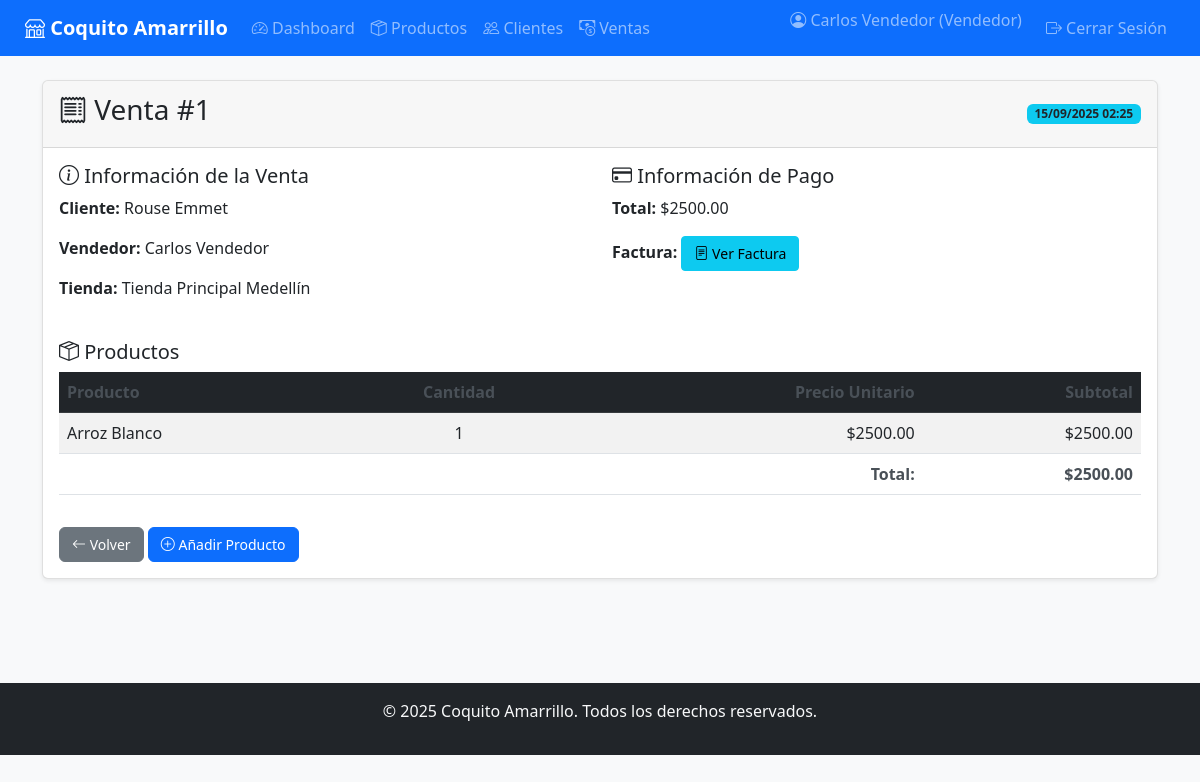
The app's page /sales/1 (signed in) with its own data.
### app/models/user.py (models this page shows, shortened)
class User(UserMixin, db.Model):
    __tablename__ = 'usuarios'
    id_usuario = db.Column(db.Integer, primary_key=True)
    nombre = db.Column(db.String(100), nullable=False)
    email = db.Column(db.String(100), nullable=False, unique=True)
    _password_hash = db.Column('password', db.String(255), nullable=False)
    rol_id = db.Column(db.Integer, db.ForeignKey('roles.id_rol'), nullable=False)
    activo = db.Column(db.Boolean, default=True)  # Campo para soft delete
    fecha_eliminacion = db.Column(db.DateTime)    # Fecha de desactivación
    fecha_registro = db.Column(db.DateTime)
    rol = relationship('Role', back_populates='usuarios')
    empleado_asociado = relationship('Staff', back_populates='usuario', uselist=False)
    @property
    def password(self):
        raise AttributeError('La contraseña no es legible')
    @password.setter
    def password(self, raw_password):
        self.validate_password_strength(raw_password)
        self._password_hash = bcrypt.generate_password_hash(raw_password).decode('utf-8')

### app/models/role.py (models this page shows, shortened)
class Role(db.Model):
    __tablename__ = 'roles'
    id_rol = db.Column(db.Integer, primary_key=True)
    nombre = db.Column(db.String(50), nullable=False, unique=True)
    descripcion = db.Column(db.String(150))
    activo = db.Column(db.Boolean, default=True)
    fecha_eliminacion = db.Column(db.DateTime)
    usuarios = relationship('User', back_populates='rol', cascade='save-update, merge')

### app/models/sale.py (models this page shows, shortened)
class Sale(db.Model):
    __tablename__ = 'ventas'
    id_venta = db.Column(db.Integer, primary_key=True)
    fecha = db.Column(db.DateTime, nullable=False, default=datetime.utcnow)
    total = db.Column(db.Numeric(10, 2), nullable=False, default=0)
    estado = db.Column(db.String(20), nullable=False, default='activa')  # activa | anulada
    activo = db.Column(db.Boolean, default=True, nullable=False)
    cliente_id = db.Column(db.Integer, db.ForeignKey('clientes.id_cliente'), nullable=False)
    empleado_id = db.Column(db.Integer, db.ForeignKey('personal.id_empleado'), nullable=False)
    tienda_id = db.Column(db.Integer, db.ForeignKey('tiendas.id_tienda'), nullable=False)
    cliente = relationship('Client', back_populates='ventas')
    empleado = relationship('Staff', back_populates='ventas')
    tienda = relationship('Store', back_populates='ventas')
    factura = relationship('Invoice', back_populates='venta', uselist=False)
    productos = relationship('SaleProduct', back_populates='venta')

### app/models/client.py (models this page shows, shortened)
class Client(db.Model):
    __tablename__ = 'clientes'
    id_cliente = db.Column(db.Integer, primary_key=True)
    nombre = db.Column(db.String(100), nullable=False)
    direccion = db.Column(db.String(150))
    telefono = db.Column(db.String(50))
    ciudad_id = db.Column(db.Integer, db.ForeignKey('ciudades.id_ciudad'))
    activo = db.Column(db.Boolean, default=True)
    fecha_eliminacion = db.Column(db.DateTime)
    ciudad = relationship('City', back_populates='clientes')
    ventas = relationship('Sale', back_populates='cliente')
    ordenes = relationship('ClientOrder', back_populates='cliente')

### app/models/staff.py (models this page shows, shortened)
class Staff(db.Model):
    __tablename__ = 'personal'
    id_empleado = db.Column(db.Integer, primary_key=True)
    nombre = db.Column(db.String(100), nullable=False)
    cargo = db.Column(db.String(100))
    salario = db.Column(db.Numeric(10, 2))
    ciudad_id = db.Column(db.Integer, db.ForeignKey('ciudades.id_ciudad'))
    tienda_id = db.Column(db.Integer, db.ForeignKey('tiendas.id_tienda'))
    usuario_id = db.Column(db.Integer, db.ForeignKey('usuarios.id_usuario'))
    proveedor_id = db.Column(db.Integer, db.ForeignKey('proveedores.id_proveedor'))
    activo = db.Column(db.Boolean, default=True)
    fecha_eliminacion = db.Column(db.DateTime)
    ciudad = relationship('City', back_populates='personal')
    tienda = relationship('Store', back_populates='personal')
    usuario = relationship('User', back_populates='empleado_asociado', uselist=False)
    proveedor = relationship('Supplier', back_populates='empleados', uselist=False)
    ventas = relationship('Sale', back_populates='empleado')

### app/models/store.py (models this page shows, shortened)
class Store(db.Model):
    __tablename__ = 'tiendas'
    id_tienda = db.Column(db.Integer, primary_key=True)
    nombre = db.Column(db.String(100), nullable=False)
    direccion = db.Column(db.String(150))
    ciudad_id = db.Column(db.Integer, db.ForeignKey('ciudades.id_ciudad'), nullable=False)
    activo = db.Column(db.Boolean, default=True)
    fecha_eliminacion = db.Column(db.DateTime)
    ciudad = relationship('City', back_populates='tiendas')
    personal = relationship('Staff', back_populates='tienda')
    ventas = relationship('Sale', back_populates='tienda')

### app/models/sale_product.py (models this page shows, shortened)
class SaleProduct(db.Model):
    __tablename__ = 'venta_producto'
    id_venta = db.Column(db.Integer, db.ForeignKey('ventas.id_venta'), primary_key=True)
    id_producto = db.Column(db.Integer, db.ForeignKey('productos.id_producto'), primary_key=True)
    cantidad = db.Column(db.Integer, nullable=False)
    precio_unitario = db.Column(db.Numeric(10, 2), nullable=False)  # precio en el momento de la venta
    activo = db.Column(db.Boolean, default=True, nullable=False)
    venta = relationship('Sale', back_populates='productos')
    producto = relationship('Product', back_populates='ventas')
    def subtotal(self):
        return float(self.cantidad) * float(self.precio_unitario)

### app/models/product.py (models this page shows, shortened)
class Product(db.Model):
    __tablename__ = 'productos'
    id_producto = db.Column(db.Integer, primary_key=True)
    nombre = db.Column(db.String(100), nullable=False)
    categoria = db.Column(db.String(100), nullable=False)
    descripcion = db.Column(db.Text)
    precio = db.Column(db.Numeric(10, 2), nullable=False)
    stock = db.Column(db.Integer, default=0)
    proveedor_id = db.Column(db.Integer, db.ForeignKey('proveedores.id_proveedor'))
    activo = db.Column(db.Boolean, default=True)  # Campo para soft delete
    fecha_eliminacion = db.Column(db.DateTime)    # Fecha de desactivación
    proveedor = relationship('Supplier', back_populates='productos')
    ventas = relationship('SaleProduct', back_populates='producto')
    ordenes_cliente = relationship('ClientOrderProduct', back_populates='producto')
    ordenes_proveedor = relationship('SupplierOrderProduct', back_populates='producto')

### app/routes/sales.py (the view)
@sales_bp.route('/<int:sale_id>')
@login_required
@seller_required
def view_sale(sale_id):
    venta = Sale.query.get_or_404(sale_id)
    return render_template('sales/detail.html', venta=venta)

### app/__init__.py (called while the page is built)
@login_manager.user_loader
def load_user(user_id):
    from app.models import User
    return User.query.get(int(user_id))

### app/templates/sales/detail.html (shortened to what this page needs)
{% extends "base.html" %}
{% block content %}
<div class="container">
    <div class="row">
        <div class="col-md-12">
            <div class="card shadow-sm">
                <div class="card-header d-flex justify-content-between align-items-center">
                    <h3><i class="bi bi-receipt"></i> Venta #{{ venta.id_venta }}</h3>
                    <span class="badge bg-info text-dark">
                        {{ venta.fecha.strftime('%d/%m/%Y %H:%M') }}
                    </span>
                </div>
                <div class="card-body">
                    <div class="row mb-4">
                        <div class="col-md-6">
                            <h5><i class="bi bi-info-circle"></i> Información de la Venta</h5>
                            <p><strong>Cliente:</strong> {{ venta.cliente.nombre if venta.cliente else 'N/A' }}</p>
                            <p><strong>Vendedor:</strong> {{ venta.empleado.nombre if venta.empleado else 'N/A' }}</p>
                            <p><strong>Tienda:</strong> {{ venta.tienda.nombre if venta.tienda else 'N/A' }}</p>
                        </div>
                        <div class="col-md-6">
                            <h5><i class="bi bi-credit-card"></i> Información de Pago</h5>
                            <p><strong>Total:</strong> ${{ "%.2f"|format(venta.total) }}</p>
                            <p><strong>Factura:</strong>
                                {% if venta.factura %}
                                    <a href="{{ url_for('sales.view_invoice', sale_id=venta.id_venta) }}"
                                       class="btn btn-sm btn-info">
                                        <i class="bi bi-file-text"></i> Ver Factura
                                    </a>
                                {% else %}
                                    <span class="badge bg-warning text-dark">No generada</span>
                                    <a href="{{ url_for('sales.create_invoice', sale_id=venta.id_venta) }}"
                                       class="btn btn-sm btn-success">
                                        <i class="bi bi-plus-circle"></i> Crear Factura
                                    </a>
                                {% endif %}
                            </p>
                        </div>
                    </div>
                    <h5><i class="bi bi-box-seam"></i> Productos</h5>
                    <div class="table-responsive">
                        <table class="table table-striped align-middle">
                            <thead class="table-dark">
                                <tr>
                                    <th>Producto</th>
                                    <th class="text-center">Cantidad</th>
                                    <th class="text-end">Precio Unitario</th>
                                    <th class="text-end">Subtotal</th>
                                </tr>
                            </thead>
                            <tbody>
                                {% for producto_venta in venta.productos %}
                                <tr>
                                    <td>{{ producto_venta.producto.nombre }}</td>
                                    <td class="text-center">{{ producto_venta.cantidad }}</td>
                                    <td class="text-end">${{ "%.2f"|format(producto_venta.precio_unitario) }}</td>
                                    <td class="text-end">${{ "%.2f"|format(producto_venta.subtotal()) }}</td>
                                </tr>
                                {% endfor %}
                            </tbody>
                            <tfoot>
                                <tr>
                                    <th colspan="3" class="text-end">Total:</th>
                                    <th class="text-end">${{ "%.2f"|format(venta.total) }}</th>
                                </tr>
                            </tfoot>
                        </table>
                    </div>
                    <div class="mt-3">
                        <a href="{{ url_for('sales.list_sales') }}" class="btn btn-secondary">
                            <i class="bi bi-arrow-left"></i> Volver
                        </a>
                        <a href="{{ url_for('sales.add_product_to_sale', sale_id=venta.id_venta) }}"
                           class="btn btn-primary">
                            <i class="bi bi-plus-circle"></i> Añadir Producto
                        </a>
                    </div>
                </div>
            </div>
        </div>
    </div>
</div>
{% endblock %}

### app/templates/base.html (shortened to what this page needs)
<!DOCTYPE html>
<html lang="es">
<head>
    <link href="https://cdn.jsdelivr.net/npm/bootstrap@5.3.0/dist/css/bootstrap.min.css" rel="stylesheet">
    <link rel="stylesheet" href="https://cdn.jsdelivr.net/npm/bootstrap-icons@1.10.0/font/bootstrap-icons.css">
    <link rel="stylesheet" href="https://cdnjs.cloudflare.com/ajax/libs/font-awesome/6.4.0/css/all.min.css">
    <link rel="stylesheet" href="{{ url_for('static', filename='css/style.css') }}">
</head>
<body>
    <nav class="navbar navbar-expand-lg navbar-dark bg-primary">
        <div class="container-fluid">
            <a class="navbar-brand" href="{{ url_for('dashboard.dashboard') }}">
                <i class="bi bi-shop"></i> Coquito Amarrillo
            </a>
            <div class="collapse navbar-collapse" id="navbarNav">
                <ul class="navbar-nav me-auto">
                    {% if current_user.is_authenticated %}
                    <li class="nav-item">
                        <a class="nav-link" href="{{ url_for('dashboard.dashboard') }}">
                            <i class="bi bi-speedometer2"></i> Dashboard
                        </a>
                    </li>
                    {% if current_user.rol.nombre in ['Administrador', 'Vendedor'] %}
                    <li class="nav-item">
                        <a class="nav-link" href="{{ url_for('products.list_products') }}">
                            <i class="bi bi-box-seam"></i> Productos
                        </a>
                    </li>
                    <li class="nav-item">
                        <a class="nav-link" href="{{ url_for('clients.list_clients') }}">
                            <i class="bi bi-people"></i> Clientes
                        </a>
                    </li>
                    <li class="nav-item">
                        <a class="nav-link" href="{{ url_for('sales.list_sales') }}">
                            <i class="bi bi-cash-coin"></i> Ventas
                        </a>
                    </li>
                    {% endif %}
                    {% endif %}
                </ul>
                <ul class="navbar-nav">
                    {% if current_user.is_authenticated %}
                    <li class="nav-item">
                        <span class="navbar-text me-3">
                            <i class="bi bi-person-circle"></i> {{ current_user.nombre }} ({{ current_user.rol.nombre
                            }})
                        </span>
                    </li>
                    <li class="nav-item">
                        <a class="nav-link" href="{{ url_for('auth.logout') }}">
                            <i class="bi bi-box-arrow-right"></i> Cerrar Sesión
                        </a>
                    </li>
                    {% else %}
                    <li class="nav-item">
                        <a class="nav-link" href="{{ url_for('auth.login') }}">
                            <i class="bi bi-box-arrow-in-right"></i> Iniciar Sesión
                        </a>
                    </li>
                    {% endif %}
                </ul>
            </div>
        </div>
    </nav>
    <div class="container-fluid mt-4">
        <div class="row">
            <main class="col-md-12">
                {% block content %}{% endblock %}
            </main>
        </div>
    </div>
    <footer class="bg-dark text-light text-center py-3 mt-5">
        <div class="container">
            <p>&copy; 2025 Coquito Amarrillo. Todos los derechos reservados.</p>
        </div>
    </footer>
</body>
</html>

### app/static/css/style.css (style rules this page uses)
:root { --primary-color: #0d6efd; --secondary-color: #6c757d; --success-color: #198754; --danger-color: #dc3545; --warning-color: #ffc107; --info-color: #0dcaf0; --breakpoint-sm: 576px; --breakpoint-md: 768px; --breakpoint-lg: 992px; --breakpoint-xl: 1200px; }
body { font-family: 'Segoe UI', Tahoma, Geneva, Verdana, sans-serif; background-color: #f8f9fa; min-height: 100vh; display: flex; flex-direction: column; }
.navbar-brand { font-weight: bold; }
.navbar-nav .nav-link { padding: 0.5rem 0.8rem; }
.container-fluid { padding-left: 15px; padding-right: 15px; }
.card { box-shadow: 0 0.125rem 0.25rem rgba(0, 0, 0, 0.075); border: 1px solid rgba(0, 0, 0, 0.125); margin-bottom: 1.5rem; }
.card-header { background-color: rgba(0, 0, 0, 0.03); border-bottom: 1px solid rgba(0, 0, 0, 0.125); padding: 0.75rem 1rem; }
.table-responsive { overflow-x: auto; -webkit-overflow-scrolling: touch; }
.table th { border-top: none; font-weight: 600; color: #495057; white-space: nowrap; }
.table td { vertical-align: middle; }
.btn { padding: 0.375rem 0.75rem; font-size: 0.875rem; }
@media (min-width: 769px) { .container-fluid { padding-left: 25px; padding-right: 25px; } }
@media (min-width: 769px) { .navbar-nav .nav-link { padding: 0.5rem 1rem; } }
body { display: flex; flex-direction: column; min-height: 100vh; }
main { flex: 1 0 auto; padding-bottom: 2rem; }
footer { flex-shrink: 0; }

### records on screen
User: nombre "Carlos Vendedor"
Role: rol.nombre "Vendedor"
Sale: id_venta "1", fecha "15/09/2025 02:25", total "2500.00"
Client: cliente "Rouse Emmet"
Staff: empleado "Carlos Vendedor"
Store: tienda "Tienda Principal Medellín"
SaleProduct: producto.nombre "Arroz Blanco", cantidad "1", precio_unitario "2500.00", subtotal "2500.00"
